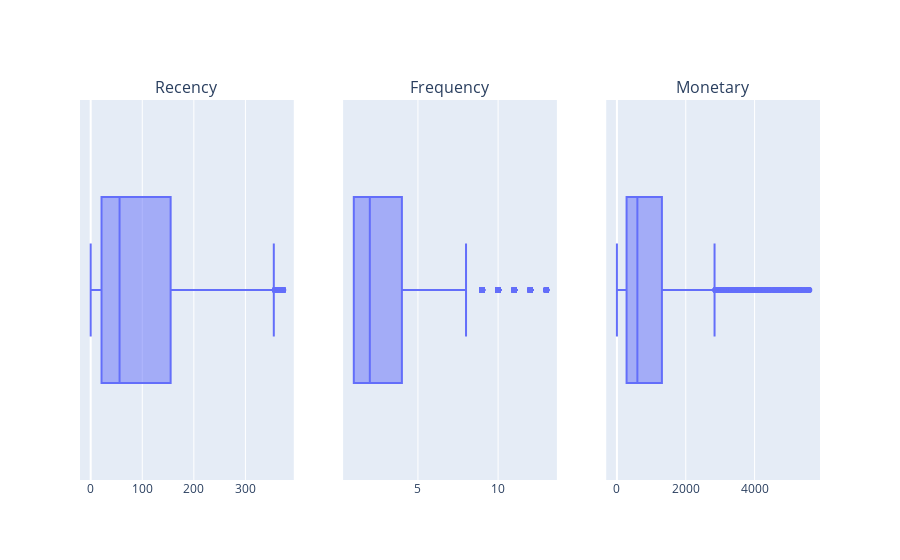

Notebook code cell kept with this figure:
### Code cell
boxes = [px.box(rfm_table_cleaned, x=column) for column in rfm_table_cleaned.columns]
fig = make_subplots(
    rows=1, cols=3, 
    subplot_titles=(
        "Recency", "Frequency", "Monetary"
    )
)

for i, box in enumerate(boxes):
    fig.add_trace(boxes[i]['data'][0], row=1, col=i+1)

fig.update_layout(showlegend=True)
fig.write_html('boxplot_2.html')
fig.show()

### Figure 1 — Plotly figure (JSON) as saved in the notebook; plotly's stock layout.template omitted (floating-point values rounded to 4 significant figures; data arrays with more than 128 entries replaced by an {"elided": "..."} marker saying what was removed)
{"data": [{"alignmentgroup": "True", "hovertemplate": "Recency=%{x}<extra></extra>", "legendgroup": "", "marker": {"color": "#636efa"}, "name": "", "notched": false, "offsetgroup": "", "orientation": "h", "showlegend": false, "type": "box", "x": {"elided": "4044 int values"}, "x0": " ", "xaxis": "x", "y0": " ", "yaxis": "y"}, {"alignmentgroup": "True", "hovertemplate": "Frequency=%{x}<extra></extra>", "legendgroup": "", "marker": {"color": "#636efa"}, "name": "", "notched": false, "offsetgroup": "", "orientation": "h", "showlegend": false, "type": "box", "x": {"elided": "4044 int values"}, "x0": " ", "xaxis": "x2", "y0": " ", "yaxis": "y2"}, {"alignmentgroup": "True", "hovertemplate": "Monetary=%{x}<extra></extra>", "legendgroup": "", "marker": {"color": "#636efa"}, "name": "", "notched": false, "offsetgroup": "", "orientation": "h", "showlegend": false, "type": "box", "x": {"elided": "4044 float values"}, "x0": " ", "xaxis": "x3", "y0": " ", "yaxis": "y3"}], "layout": {"annotations": [{"font": {"size": 16}, "showarrow": false, "text": "Recency", "x": 0.1444, "xanchor": "center", "xref": "paper", "y": 1, "yanchor": "bottom", "yref": "paper"}, {"font": {"size": 16}, "showarrow": false, "text": "Frequency", "x": 0.5, "xanchor": "center", "xref": "paper", "y": 1, "yanchor": "bottom", "yref": "paper"}, {"font": {"size": 16}, "showarrow": false, "text": "Monetary", "x": 0.8556, "xanchor": "center", "xref": "paper", "y": 1, "yanchor": "bottom", "yref": "paper"}], "showlegend": true, "xaxis": {"anchor": "y", "domain": [0, 0.2889]}, "xaxis2": {"anchor": "y2", "domain": [0.3556, 0.6444]}, "xaxis3": {"anchor": "y3", "domain": [0.7111, 1]}, "yaxis": {"anchor": "x", "domain": [0, 1]}, "yaxis2": {"anchor": "x2", "domain": [0, 1]}, "yaxis3": {"anchor": "x3", "domain": [0, 1]}}}
